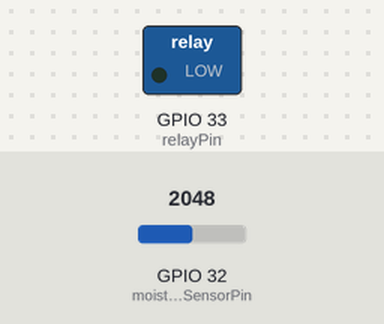
Bench run of a sketch on a simulated ESP32. Shown: switched loads named in the sketch (green lamp = pin HIGH). The test bench sets the inputs (shaded band); at power-on: GPIO 32 (moistureSensorPin) = 2048 (analog values on the 0–4095 scale). WiFi joins after 1.5 s; servers stay silent unless stated; what the sketch prints to the serial monitor is not drawn.

Above: at 4.0 s.
4.1 s: GPIO 32 (moistureSensorPin) set to 1293
9.3 s: GPIO 32 (moistureSensorPin) set to 1165
At 13.3 s:
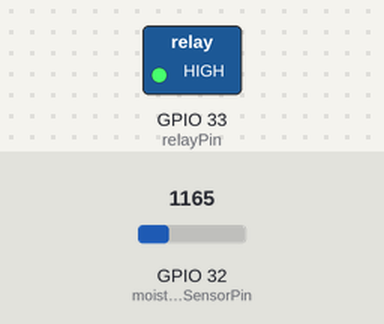
14.3 s: GPIO 32 (moistureSensorPin) set to 2047
At 18.5 s:
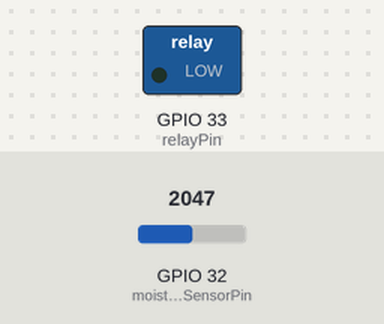
19.3 s: GPIO 32 (moistureSensorPin) set to 1228
At 23.3 s:
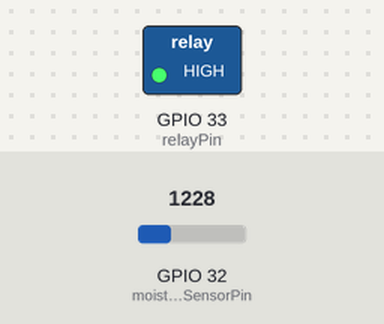
Timing chart, 0 to 24.8 s (numbered marks = the images above; inputs shaded):
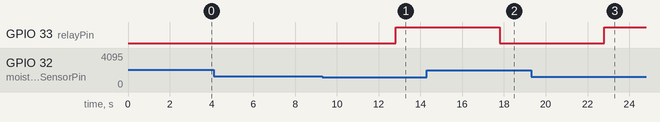

The sketch:

IOT_Garden_esp_32.ino
```cpp
// Define Blynk Template ID and Template Name
#define BLYNK_TEMPLATE_ID "TMPL37jakfh57"
#define BLYNK_TEMPLATE_NAME "Quickstart Template"
#define BLYNK_AUTH_TOKEN "oeUoh0BDkpzqtnuoRK-E_0bb6YI6J4Le"

#include <WiFi.h>
#include <WiFiClient.h>
#include <BlynkSimpleEsp32.h>

const int relayPin = 33;           // Relay pin (valid GPIO)
const int moistureSensorPin = 32;  // Soil moisture sensor pin (ADC-capable)

int moistureLevel;  // Variable to store moisture level

BlynkTimer timer;

char auth[] = BLYNK_AUTH_TOKEN;  // Blynk auth token
char ssid[] = "Galaxy M14 5G 22CF";  // WiFi SSID
char pass[] = "akshatlakum";         // WiFi password

// Function to read soil moisture sensor and control relay
void sendSoilData() {
  // Read raw analog value from the moisture sensor
  int rawValue = analogRead(moistureSensorPin);

  // Map the raw sensor value (0-4095 for ESP32) to a percentage (0-100%)
  moistureLevel = map(rawValue, 0, 4095, 0, 100);

  // Print the raw and mapped moisture levels to Serial Monitor for debugging
  Serial.print("Raw Moisture Sensor Value: ");
  Serial.print(rawValue);
  Serial.print(" | Mapped Soil Moisture Level: ");
  Serial.print(moistureLevel);
  Serial.println("%");

  // Send moisture level to Blynk virtual pin V5
  Blynk.virtualWrite(V5, moistureLevel);

  // Control relay based on moisture level (e.g., if dry, activate relay to water plants)
  if (moistureLevel < 30) {  // Example threshold; adjust as needed
    digitalWrite(relayPin, HIGH);  // Turn on relay
    Serial.println("Relay ON - Watering the plants");
  } else {
    digitalWrite(relayPin, LOW);   // Turn off relay
    Serial.println("Relay OFF - Soil moisture sufficient");
  }
}

void setup() {
  // Initialize serial communication for debugging
  Serial.begin(9600);  // Ensure baud rate matches Serial Monitor
  delay(1000);  // Give time for Serial to initialize

  Serial.println("Initializing...");

  // Set ADC resolution
  analogReadResolution(12);  // ESP32 default resolution (12 bits, 0-4095)

  // Initialize relay pin as output and set it to LOW initially
  pinMode(relayPin, OUTPUT);
  digitalWrite(relayPin, LOW);  // Ensure relay is off at startup

  // Attempt to connect to WiFi
  Serial.print("Connecting to WiFi: ");
  Serial.println(ssid);
  WiFi.begin(ssid, pass);

  unsigned long startAttemptTime = millis();

  // Attempt to connect to WiFi for 10 seconds
  while (WiFi.status() != WL_CONNECTED && millis() - startAttemptTime < 10000) {
    Serial.print(".");
    delay(500);
  }

  if (WiFi.status() == WL_CONNECTED) {
    Serial.println("\nWiFi connected!");
    Serial.print("IP Address: ");
    Serial.println(WiFi.localIP());
    Blynk.begin(auth, ssid, pass);  // Initialize Blynk only if WiFi is connected
  } else {
    Serial.println("\nFailed to connect to WiFi! Check credentials.");
  }

  // Set up a timer to call sendSoilData function every 5 seconds
  timer.setInterval(5000L, sendSoilData);  // Call sendSoilData every 5 seconds
}

void loop() {
  // Run Blynk and timer
  Blynk.run();
  timer.run();
}
```

Measured:
- the behaviour switches between 1229 and 1228 on GPIO 32 (moistureSensorPin) (found by bisection; images 0 and 1)
- after the input at 4.1 s, every drawn part: stays the same
- after the input at 9.3 s, GPIO 33 (relayPin): LOW → HIGH after 3.5 s
- after the input at 14.3 s, GPIO 33 (relayPin): HIGH → LOW after 3.5 s
- after the input at 19.3 s, GPIO 33 (relayPin): LOW → HIGH after 3.5 s
